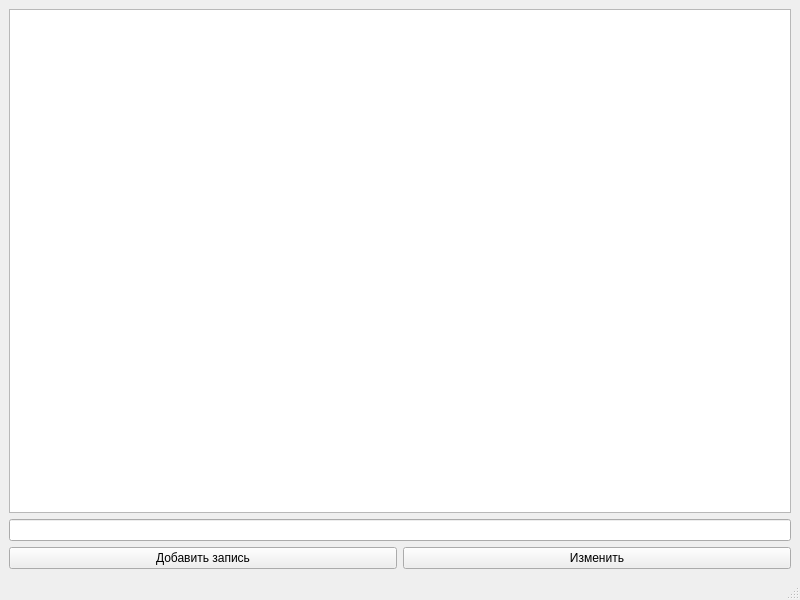
<?xml version="1.0" encoding="UTF-8"?>
<ui version="4.0">
 <class>MainWindow</class>
 <widget class="QMainWindow" name="MainWindow">
  <property name="geometry">
   <rect>
    <x>0</x>
    <y>0</y>
    <width>800</width>
    <height>600</height>
   </rect>
  </property>
  <property name="windowTitle">
   <string>MainWindow</string>
  </property>
  <widget class="QWidget" name="centralwidget">
   <layout class="QVBoxLayout" name="verticalLayout_2">
    <item>
     <layout class="QVBoxLayout" name="verticalLayout">
      <item>
       <widget class="QTableWidget" name="tableWidget"/>
      </item>
      <item>
       <widget class="QLineEdit" name="lineEdit"/>
      </item>
      <item>
       <layout class="QHBoxLayout" name="horizontalLayout">
        <item>
         <widget class="QPushButton" name="pushButton">
          <property name="text">
           <string>Добавить запись</string>
          </property>
         </widget>
        </item>
        <item>
         <widget class="QPushButton" name="pushButton_2">
          <property name="text">
           <string>Изменить</string>
          </property>
         </widget>
        </item>
       </layout>
      </item>
     </layout>
    </item>
   </layout>
  </widget>
  <widget class="QMenuBar" name="menubar">
   <property name="geometry">
    <rect>
     <x>0</x>
     <y>0</y>
     <width>800</width>
     <height>21</height>
    </rect>
   </property>
  </widget>
  <widget class="QStatusBar" name="statusbar"/>
 </widget>
 <resources/>
 <connections/>
</ui>
